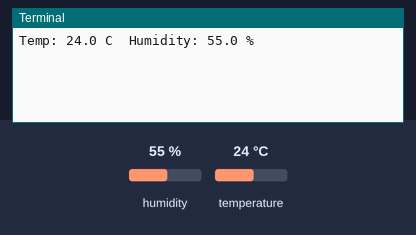
Simulated run of this program. Board: Raspberry Pi (BCM pin numbers). Parts: the last lines printed to the terminal. Inputs (shaded band) come from the test bench; at power-on: humidity 55 %, temperature 24 °C.

Above: at 1.2 s.
1.3 s: humidity set to 22 %
At 6.5 s:
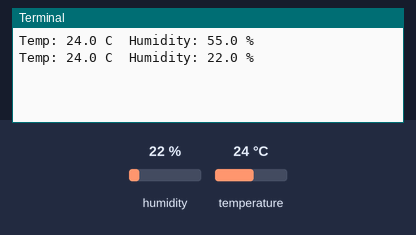
7.7 s: temperature set to 12 °C
At 12.8 s:
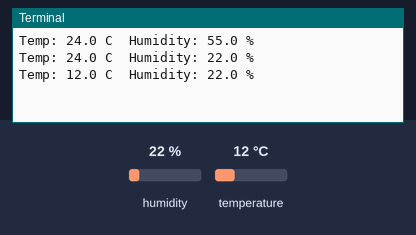
14.1 s: humidity set to 40 %
At 18.0 s:
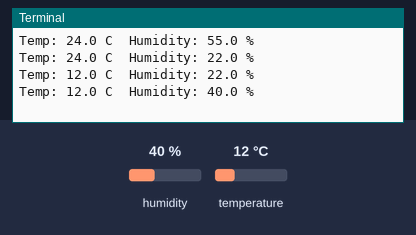
Timing chart, 0 to 19.5 s (numbered marks = the images above; inputs shaded):
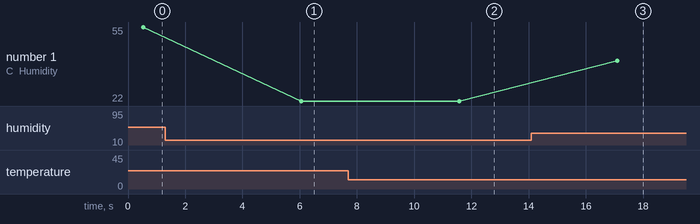

The program:

temperature_sensor.py
```python
#!/usr/bin/python
import sys
import Adafruit_DHT
import time
while True:
    humidity, temperature = Adafruit_DHT.read_retry(11, 4)
    #print 'Temp: {0:0.1f} C Humidity: {1:0.1f} %'.format(temperature, humidity)
    print('Temp: {0:0.1f} C  Humidity: {1:0.1f} %'.format(temperature, humidity))
    time.sleep(5)
```

Measured:
- after the input at 1.3 s, the terminal: prints a new line after 4.8 s (image 1)
- after the input at 7.7 s, the terminal: prints a new line after 3.9 s (image 2)
- after the input at 14.1 s, the terminal: prints a new line after 3.0 s (image 3)
- plotted number 1: 55 → 22 after the input at 1.3 s, 22 → 40 after the input at 14.1 s
